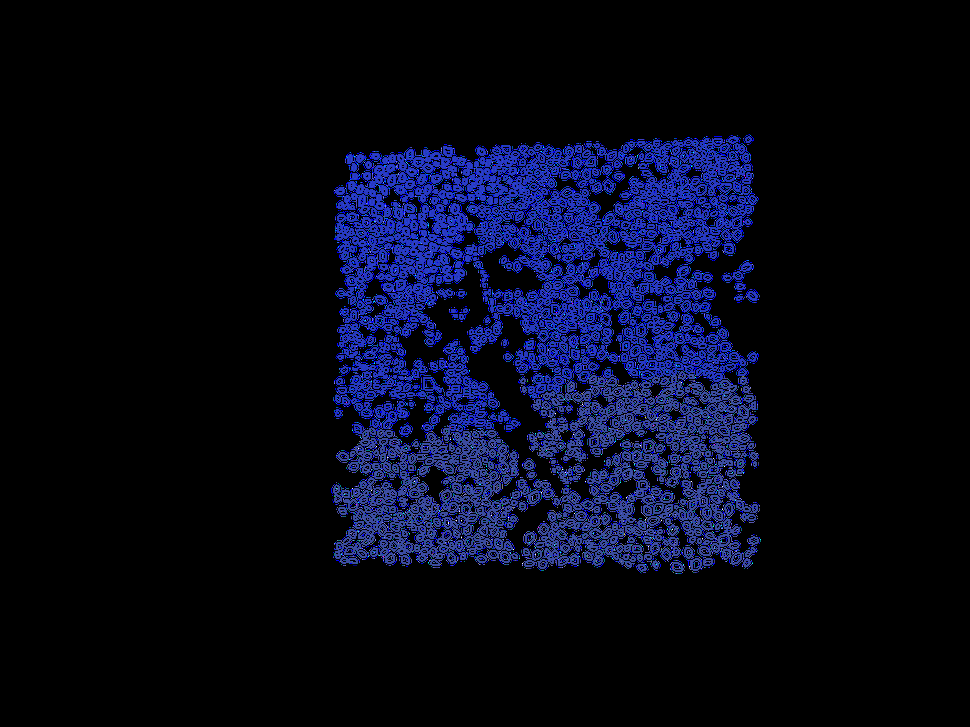
#> input picture images/mask1.png, 970 x 727 px, shrunk from 3264 x 2448 before the run
$ python trial.py
#> lines starting #> are read from the running program, lines starting #| are printed output that depends on the picture

import cv2 as cv
import numpy as np
import matplotlib.pyplot as plt
from sklearn.ensemble import RandomForestClassifier
from sklearn.metrics import classification_report

# 1. Load images and masks
img1 = cv.imread('images/img1.png')
img2 = cv.imread('images/img2.png')
mask1 = cv.imread('images/mask1.png')
#> mask1 is the input picture: shape (727, 970, 3); mean B, G, R 25.3, 8.3, 5.8
mask1 = cv.cvtColor(mask1, cv.COLOR_BGR2GRAY) #convert to grayscale to make it easier to compare later
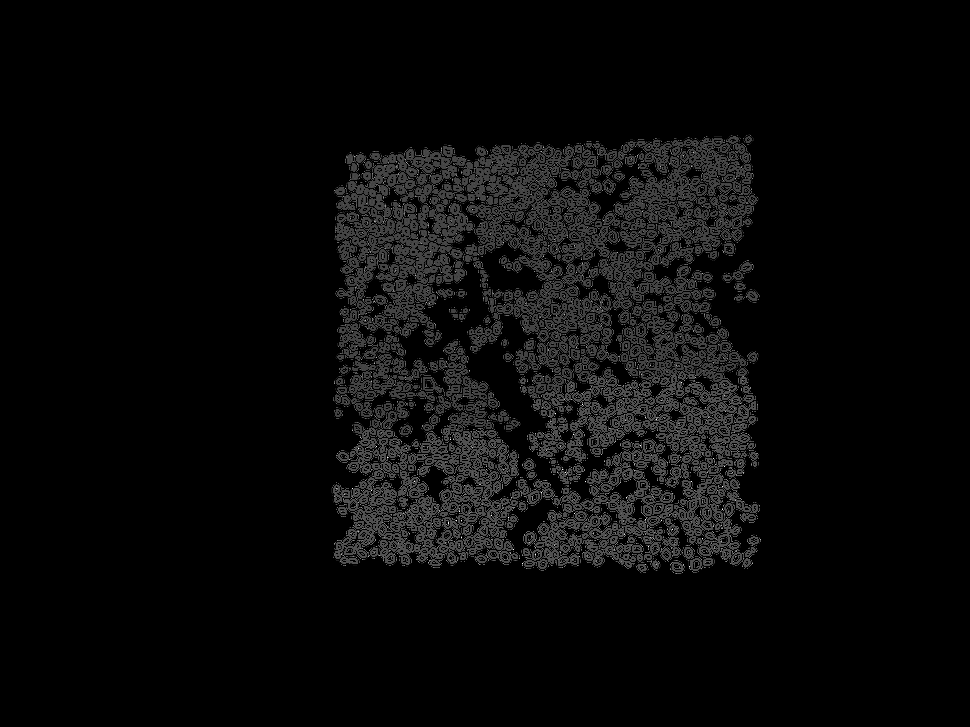
#> mask1: shape (727, 970); min 0, max 255, mean 9.5
mask2 = cv.imread('images/mask2.png')
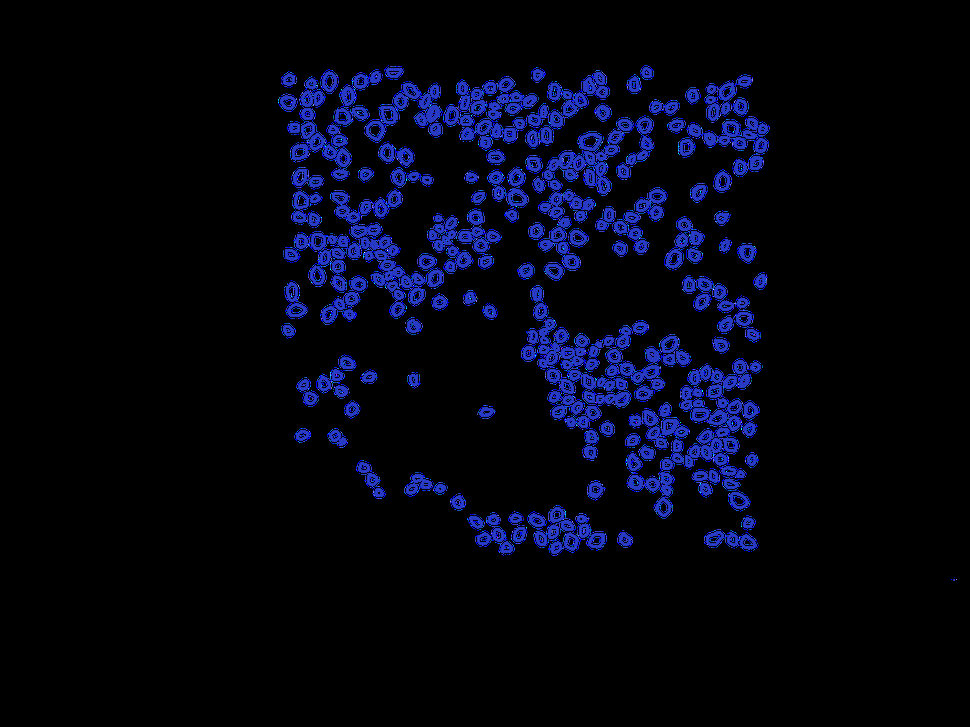
#> input picture images/mask2.png, 970 x 727 px, shrunk from 3264 x 2448 before the run
#> mask2 is the input picture: shape (727, 970, 3); mean B, G, R 17.1, 4.6, 2.9
mask2 = cv.cvtColor(mask2, cv.COLOR_BGR2GRAY)
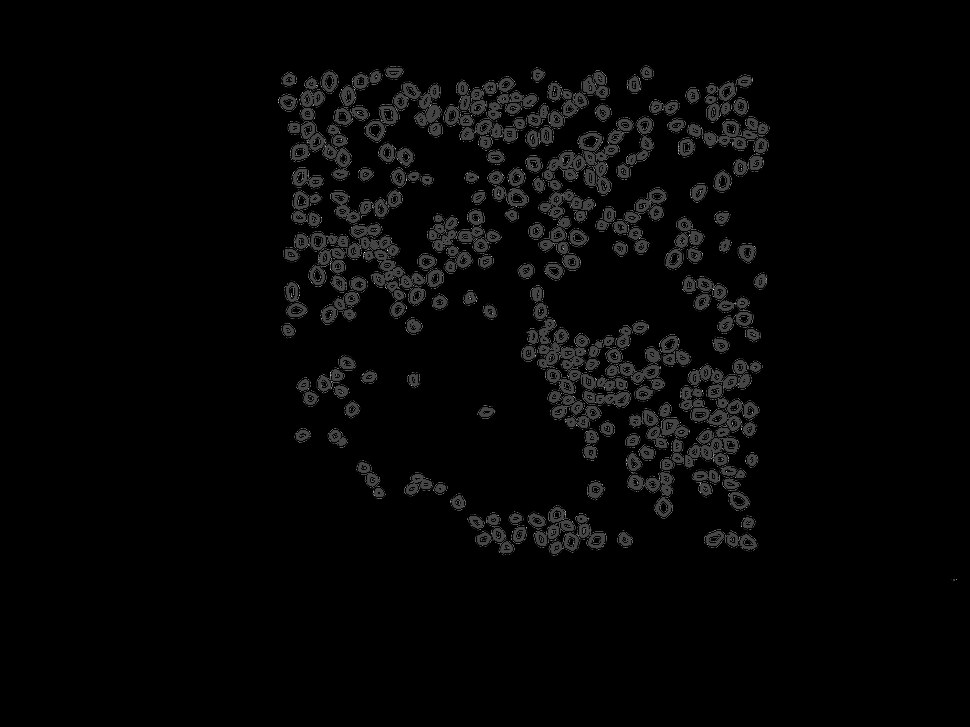
#> mask2: shape (727, 970); min 0, max 255, mean 5.5
newImage1 = cv.imread('images/unseen_img1.png')
newImage2 = cv.imread('images/unseen_img2.png')
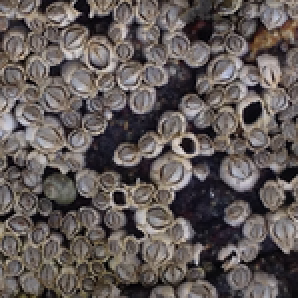
#> input picture images/unseen_img2.png, 149 x 149 px, shrunk from 500 x 500 before the run (shown 2 times larger)
#> newImage2 is the input picture: shape (149, 149, 3); mean B, G, R 88.2, 90.2, 98.2


if any(x is None for x in [img1, img2, mask1, mask2, newImage1, newImage2]): #if not found
#> (the run stopped early here; a loop or call above may not have finished)
